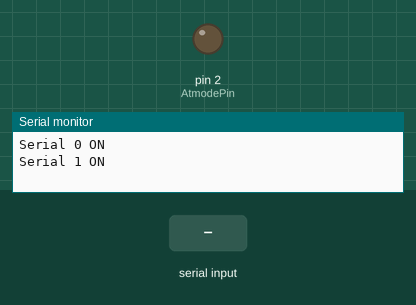
Recording of a sketch running on a simulated Arduino Mega 2560, built with avr-gcc and run on an emulated ATmega2560. Shown: output pins drawn as LEDs (lit = HIGH), the last lines printed to the serial monitor. The inputs (shaded band) are chosen by the test bench. The modem accepts every AT command (registered, SIM ready, sends succeed) and sends nothing else.

Above: at 1.2 s.
1.3 s: "#" received over Serial
At 2.2 s:
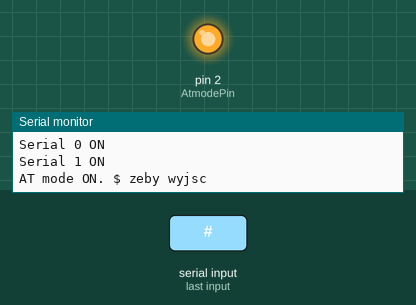
4.3 s: "$" received over Serial
At 5.6 s:
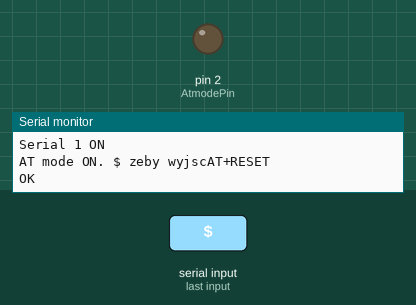
Timing chart, 0 to 7.3 s (numbered marks = the images above; inputs shaded):
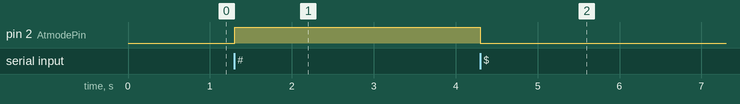

The sketch:

blue_tooth_distance.ino
```cpp
char c = ' ';
byte AtmodePin = 2;

void setup()
{
    pinMode(AtmodePin, OUTPUT);
    digitalWrite(AtmodePin, LOW);

    Serial.begin(9600);
    Serial.println("Serial 0 ON");

    Serial1.begin(9600);
    Serial.println("Serial 1 ON");
}

void loop()
{
    if (Serial1.available())
    {
        c = Serial1.read();
        Serial.write(c);
    }

    if (Serial.available())
    {
        c =  Serial.read();

        if (c == '#')
        {
          digitalWrite(AtmodePin, HIGH);
          Serial.print("AT mode ON. $ zeby wyjsc");
        }

        else if (c == '$')
        {
          digitalWrite(AtmodePin, LOW);
          Serial1.print("AT+RESET\n\r");
          Serial.print("AT+RESET\n\r");
        }

        else
        {
        Serial.write(c);
        Serial1.write(c);
        }
    }

}
```

Measured:
- after the input at 1.3 s, pin 2 (AtmodePin): LOW → HIGH at once
- after the input at 4.3 s, pin 2 (AtmodePin): HIGH → LOW at once
